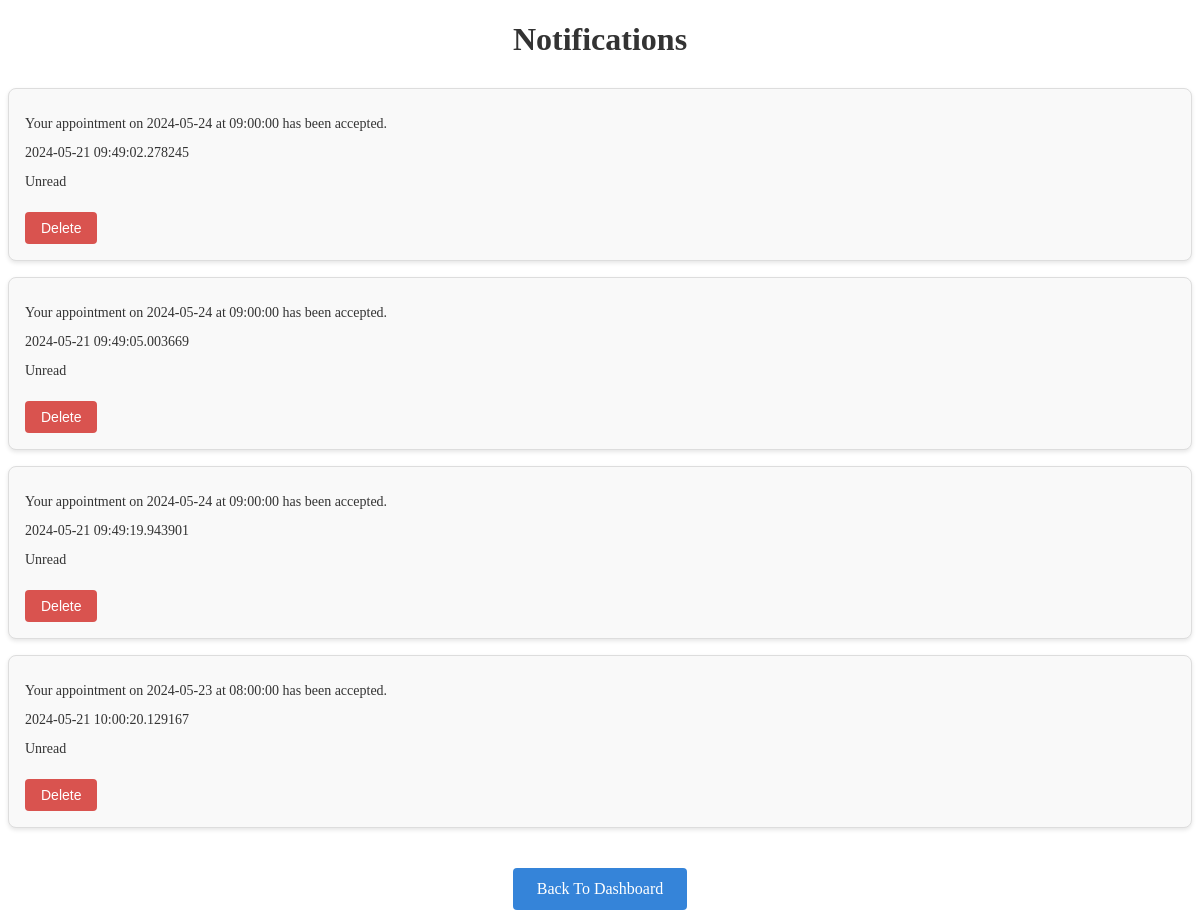
/notifications (signed in), run on the app's committed database.
### app1.py (models this page shows, shortened)
class Notification(db.Model):
    id = db.Column(db.Integer, primary_key=True)
    user_id = db.Column(db.Integer, db.ForeignKey('user.id'), nullable=False)
    date = db.Column(db.DateTime, nullable=False, default=datetime.utcnow)
    message = db.Column(db.String(200), nullable=False)
    status = db.Column(db.String(20), nullable=False, default='Unread')
    appointment_id = db.Column(db.Integer, db.ForeignKey('appointment.id'), nullable=True)  # New field
    diagnosis_id = db.Column(db.Integer, db.ForeignKey('diagnosis.id'), nullable=True)  # New field

### app1.py (the view, shortened to what this page needs)
@app.route('/notifications')
def notifications():
    if 'user_id' not in session:
        return redirect(url_for('login'))
    user_id = session['user_id']
    user = db.session.get(User, user_id)
    if user is None:
        return redirect(url_for('login'))
    notifications = Notification.query.filter_by(user_id=user_id).all()
    notification_details = []
    for notification in notifications:
        detail = {
            'id': notification.id,  # Ensure ID is passed
            'message': notification.message,
            'date': notification.date,
            'status': notification.status
        }
        notification_details.append(detail)
    return render_template('notifications.html', notifications=notification_details)

### templates/notifications.html (shortened to what this page needs)
<!DOCTYPE html>
<html>
<head>
</head>
<body>
    <div class="container">
        <h1>Notifications</h1>
        {% for notification in notifications %}
        <div class="notification">
            <p>{{ notification.message }}</p>
            <p>{{ notification.date }}</p>
            <p>{{ notification.status }}</p>
            <form action="{{ url_for('delete_notification', notification_id=notification.id) }}" method="post">
                <input type="submit" value="Delete">
            </form>
        </div>
    {% endfor %}
    </div>
    <div class="back-button-container">
        <a href="{{ url_for('patient_dashboard') }}" class="back-button">Back To Dashboard</a>
      </div>
</body>
</html>

### templates/notifications.html (style rules this page uses)
h1 { text-align: center; color: #333; margin-bottom: 30px; }
.notification { border: 1px solid #ddd; border-radius: 8px; padding: 16px; margin: 16px 0; background-color: #f9f9f9; box-shadow: 0 2px 4px rgba(0, 0, 0, 0.1); transition: background-color 0.3s; }
.notification p { margin: 8px 0; color: #333; font-size: 14px; line-height: 1.5; }
.notification form { display: inline-block; margin-top: 12px; }
.notification form input[type="submit"] { background-color: #d9534f; color: white; border: none; border-radius: 4px; padding: 8px 16px; font-size: 14px; cursor: pointer; transition: background-color 0.3s; }
.back-button-container { display: flex; justify-content: center; margin-top: 40px; }
.back-button { background-color: #3584d9; color: white; padding: 12px 24px; border: none; border-radius: 4px; cursor: pointer; font-size: 16px; text-decoration: none; }

### data on the page
Notification: message "Your appointment on 2024-05-24 at 09:00:00 has been accepted.", date "2024-05-21 09:49:02.278245", status "Unread"
Notification: message "Your appointment on 2024-05-24 at 09:00:00 has been accepted.", date "2024-05-21 09:49:05.003669", status "Unread"
Notification: message "Your appointment on 2024-05-24 at 09:00:00 has been accepted.", date "2024-05-21 09:49:19.943901", status "Unread"
Notification: message "Your appointment on 2024-05-23 at 08:00:00 has been accepted.", date "2024-05-21 10:00:20.129167", status "Unread"
